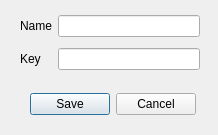
<?xml version="1.0" encoding="UTF-8"?>
<ui version="4.0">
 <class>user_info</class>
 <widget class="QDialog" name="user_info">
  <property name="geometry">
   <rect>
    <x>0</x>
    <y>0</y>
    <width>218</width>
    <height>135</height>
   </rect>
  </property>
  <property name="windowTitle">
   <string>Information</string>
  </property>
  <widget class="QDialogButtonBox" name="buttonBox">
   <property name="geometry">
    <rect>
     <x>20</x>
     <y>90</y>
     <width>176</width>
     <height>29</height>
    </rect>
   </property>
   <property name="orientation">
    <enum>Qt::Horizontal</enum>
   </property>
   <property name="standardButtons">
    <set>QDialogButtonBox::Cancel|QDialogButtonBox::Save</set>
   </property>
  </widget>
  <widget class="QWidget" name="layoutWidget">
   <property name="geometry">
    <rect>
     <x>20</x>
     <y>10</y>
     <width>180</width>
     <height>66</height>
    </rect>
   </property>
   <layout class="QGridLayout" name="gridLayout">
    <item row="0" column="0">
     <widget class="QLabel" name="label">
      <property name="text">
       <string>Name</string>
      </property>
     </widget>
    </item>
    <item row="0" column="1">
     <widget class="QLineEdit" name="name_label"/>
    </item>
    <item row="1" column="0">
     <widget class="QLabel" name="label_2">
      <property name="text">
       <string>Key</string>
      </property>
     </widget>
    </item>
    <item row="1" column="1">
     <widget class="QLineEdit" name="key_label">
      <property name="int" stdset="0">
       <number>0</number>
      </property>
     </widget>
    </item>
   </layout>
  </widget>
 </widget>
 <resources/>
 <connections>
  <connection>
   <sender>buttonBox</sender>
   <signal>accepted()</signal>
   <receiver>user_info</receiver>
   <slot>accept()</slot>
   <hints>
    <hint type="sourcelabel">
     <x>248</x>
     <y>254</y>
    </hint>
    <hint type="destinationlabel">
     <x>157</x>
     <y>274</y>
    </hint>
   </hints>
  </connection>
  <connection>
   <sender>buttonBox</sender>
   <signal>rejected()</signal>
   <receiver>user_info</receiver>
   <slot>reject()</slot>
   <hints>
    <hint type="sourcelabel">
     <x>316</x>
     <y>260</y>
    </hint>
    <hint type="destinationlabel">
     <x>286</x>
     <y>274</y>
    </hint>
   </hints>
  </connection>
 </connections>
</ui>
